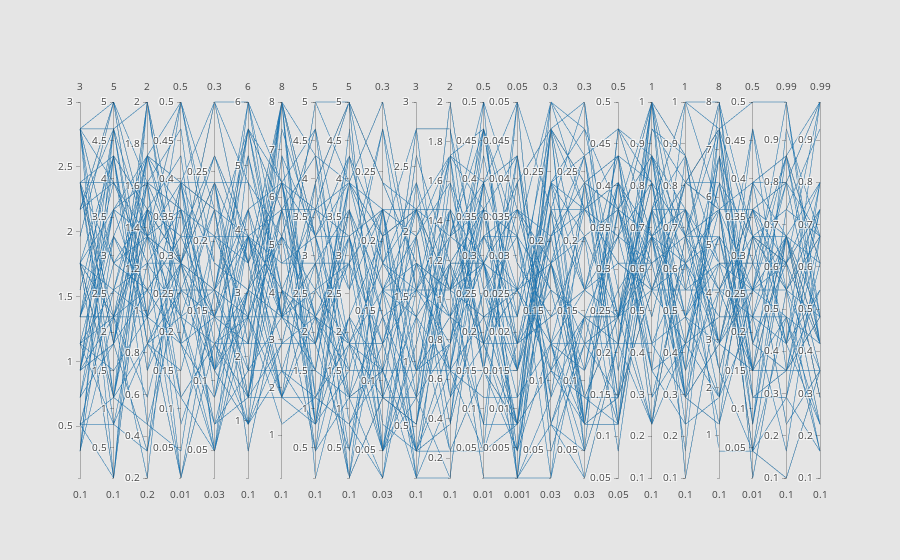

Notebook code cell kept with this figure:
### Code cell
import plotly
import plotly.graph_objs as go

#df = pd.read_csv("https://raw.githubusercontent.com/bcdunbar/datasets/master/iris.csv")
dims=[dict(range=problem['bounds'][i],values=params_df.iloc[0:720:10,i]) for i in range(23)]

data = [ go.Parcoords(dimensions = dims) ]

layout = go.Layout(
    plot_bgcolor = '#E5E5E5',
    paper_bgcolor = '#E5E5E5'
)

fig = go.Figure(data = data, layout = layout)
plotly.offline.iplot(fig, filename = 'parcoords-basic')
